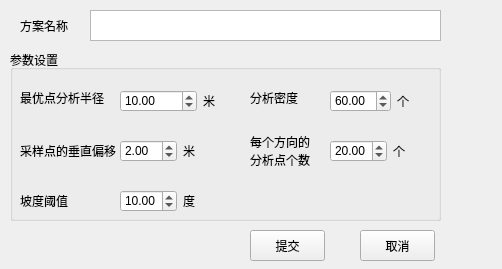
<?xml version="1.0" encoding="UTF-8"?>
<ui version="4.0">
 <class>SafeSolution_UI</class>
 <widget class="QWidget" name="SafeSolution_UI">
  <property name="geometry">
   <rect>
    <x>0</x>
    <y>0</y>
    <width>502</width>
    <height>269</height>
   </rect>
  </property>
  <property name="windowTitle">
   <string>救援方案参数设置</string>
  </property>
  <widget class="QGroupBox" name="groupBox">
   <property name="geometry">
    <rect>
     <x>10</x>
     <y>50</y>
     <width>431</width>
     <height>171</height>
    </rect>
   </property>
   <property name="title">
    <string>参数设置</string>
   </property>
   <widget class="QLabel" name="label_2">
    <property name="geometry">
     <rect>
      <x>10</x>
      <y>40</y>
      <width>91</width>
      <height>16</height>
     </rect>
    </property>
    <property name="text">
     <string>最优点分析半径</string>
    </property>
   </widget>
   <widget class="QLabel" name="label_3">
    <property name="geometry">
     <rect>
      <x>240</x>
      <y>40</y>
      <width>61</width>
      <height>16</height>
     </rect>
    </property>
    <property name="text">
     <string>分析密度</string>
    </property>
   </widget>
   <widget class="QLabel" name="label_4">
    <property name="geometry">
     <rect>
      <x>240</x>
      <y>80</y>
      <width>61</width>
      <height>41</height>
     </rect>
    </property>
    <property name="text">
     <string>每个方向的
分析点个数</string>
    </property>
   </widget>
   <widget class="QLabel" name="label_5">
    <property name="geometry">
     <rect>
      <x>10</x>
      <y>80</y>
      <width>101</width>
      <height>41</height>
     </rect>
    </property>
    <property name="text">
     <string>采样点的垂直偏移</string>
    </property>
   </widget>
   <widget class="QLabel" name="labelddd">
    <property name="geometry">
     <rect>
      <x>10</x>
      <y>130</y>
      <width>71</width>
      <height>41</height>
     </rect>
    </property>
    <property name="text">
     <string>坡度阈值</string>
    </property>
   </widget>
   <widget class="QWidget" name="">
    <property name="geometry">
     <rect>
      <x>110</x>
      <y>40</y>
      <width>101</width>
      <height>22</height>
     </rect>
    </property>
    <layout class="QHBoxLayout" name="horizontalLayout">
     <item>
      <widget class="QDoubleSpinBox" name="analysisRadius">
       <property name="maximum">
        <double>10000.000000000000000</double>
       </property>
       <property name="value">
        <double>10.000000000000000</double>
       </property>
      </widget>
     </item>
     <item>
      <widget class="QLabel" name="label_6">
       <property name="text">
        <string>米</string>
       </property>
      </widget>
     </item>
    </layout>
   </widget>
   <widget class="QWidget" name="">
    <property name="geometry">
     <rect>
      <x>110</x>
      <y>90</y>
      <width>101</width>
      <height>22</height>
     </rect>
    </property>
    <layout class="QHBoxLayout" name="horizontalLayout_2">
     <item>
      <widget class="QDoubleSpinBox" name="verticalOffset">
       <property name="value">
        <double>2.000000000000000</double>
       </property>
      </widget>
     </item>
     <item>
      <widget class="QLabel" name="label_12">
       <property name="text">
        <string>米</string>
       </property>
      </widget>
     </item>
    </layout>
   </widget>
   <widget class="QWidget" name="">
    <property name="geometry">
     <rect>
      <x>110</x>
      <y>140</y>
      <width>101</width>
      <height>22</height>
     </rect>
    </property>
    <layout class="QHBoxLayout" name="horizontalLayout_3">
     <item>
      <widget class="QDoubleSpinBox" name="optimalAngle">
       <property name="value">
        <double>10.000000000000000</double>
       </property>
      </widget>
     </item>
     <item>
      <widget class="QLabel" name="label_13">
       <property name="text">
        <string>度</string>
       </property>
      </widget>
     </item>
    </layout>
   </widget>
   <widget class="QWidget" name="">
    <property name="geometry">
     <rect>
      <x>320</x>
      <y>40</y>
      <width>80</width>
      <height>22</height>
     </rect>
    </property>
    <layout class="QHBoxLayout" name="horizontalLayout_4">
     <item>
      <widget class="QDoubleSpinBox" name="analysisDensity">
       <property name="maximum">
        <double>200.000000000000000</double>
       </property>
       <property name="value">
        <double>60.000000000000000</double>
       </property>
      </widget>
     </item>
     <item>
      <widget class="QLabel" name="label_15">
       <property name="text">
        <string>个</string>
       </property>
      </widget>
     </item>
    </layout>
   </widget>
   <widget class="QWidget" name="">
    <property name="geometry">
     <rect>
      <x>320</x>
      <y>90</y>
      <width>81</width>
      <height>22</height>
     </rect>
    </property>
    <layout class="QHBoxLayout" name="horizontalLayout_5">
     <item>
      <widget class="QDoubleSpinBox" name="analysisPointCount">
       <property name="value">
        <double>20.000000000000000</double>
       </property>
      </widget>
     </item>
     <item>
      <widget class="QLabel" name="label_14">
       <property name="text">
        <string>个</string>
       </property>
      </widget>
     </item>
    </layout>
   </widget>
  </widget>
  <widget class="QLabel" name="label">
   <property name="geometry">
    <rect>
     <x>20</x>
     <y>20</y>
     <width>54</width>
     <height>12</height>
    </rect>
   </property>
   <property name="text">
    <string>方案名称</string>
   </property>
  </widget>
  <widget class="QTextEdit" name="solutionName">
   <property name="geometry">
    <rect>
     <x>90</x>
     <y>10</y>
     <width>351</width>
     <height>31</height>
    </rect>
   </property>
  </widget>
  <widget class="QPushButton" name="handIn">
   <property name="geometry">
    <rect>
     <x>250</x>
     <y>230</y>
     <width>75</width>
     <height>31</height>
    </rect>
   </property>
   <property name="text">
    <string>提交</string>
   </property>
  </widget>
  <widget class="QPushButton" name="cacel">
   <property name="geometry">
    <rect>
     <x>360</x>
     <y>230</y>
     <width>75</width>
     <height>31</height>
    </rect>
   </property>
   <property name="text">
    <string>取消</string>
   </property>
  </widget>
 </widget>
 <resources/>
 <connections>
  <connection>
   <sender>handIn</sender>
   <signal>clicked()</signal>
   <receiver>SafeSolution_UI</receiver>
   <slot>slotHandIn()</slot>
   <hints>
    <hint type="sourcelabel">
     <x>277</x>
     <y>205</y>
    </hint>
    <hint type="destinationlabel">
     <x>239</x>
     <y>116</y>
    </hint>
   </hints>
  </connection>
  <connection>
   <sender>cacel</sender>
   <signal>clicked()</signal>
   <receiver>SafeSolution_UI</receiver>
   <slot>slotCancel()</slot>
   <hints>
    <hint type="sourcelabel">
     <x>387</x>
     <y>205</y>
    </hint>
    <hint type="destinationlabel">
     <x>239</x>
     <y>116</y>
    </hint>
   </hints>
  </connection>
 </connections>
 <slots>
  <slot>slotHandIn()</slot>
  <slot>slotCancel()</slot>
 </slots>
</ui>
